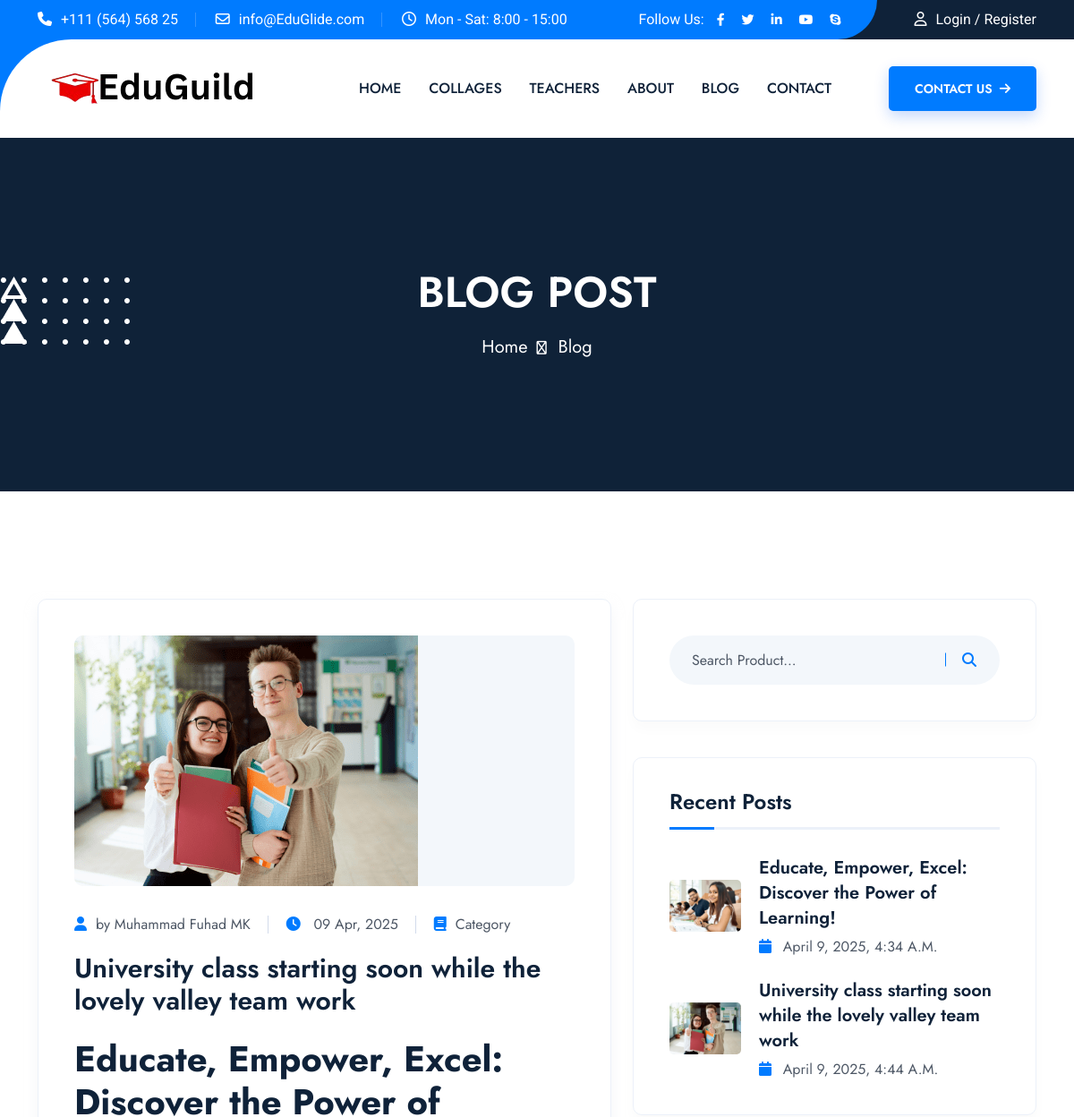
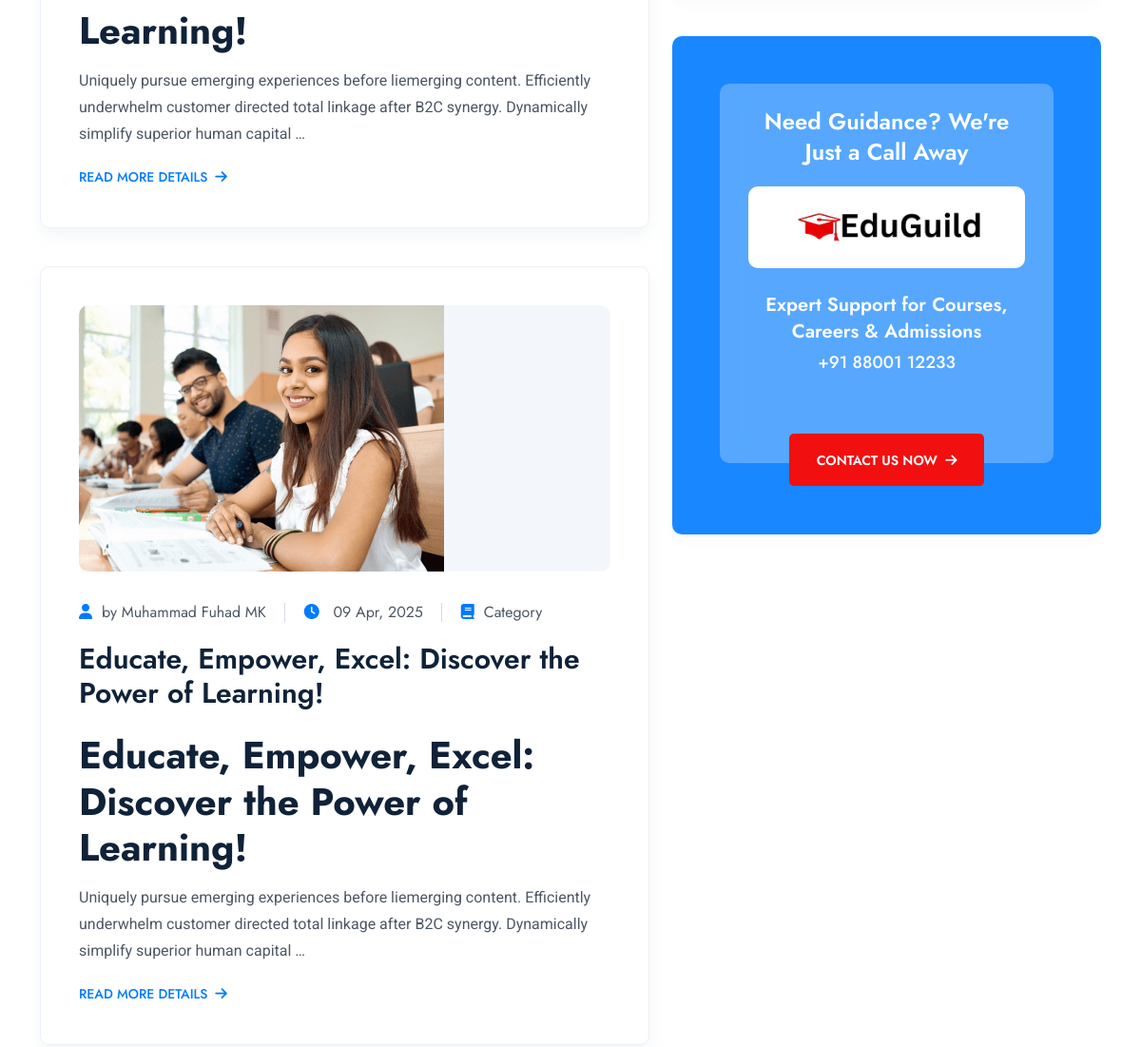
Page /blog/ (upper part) on the earlier database version (2 pictures, top to bottom).
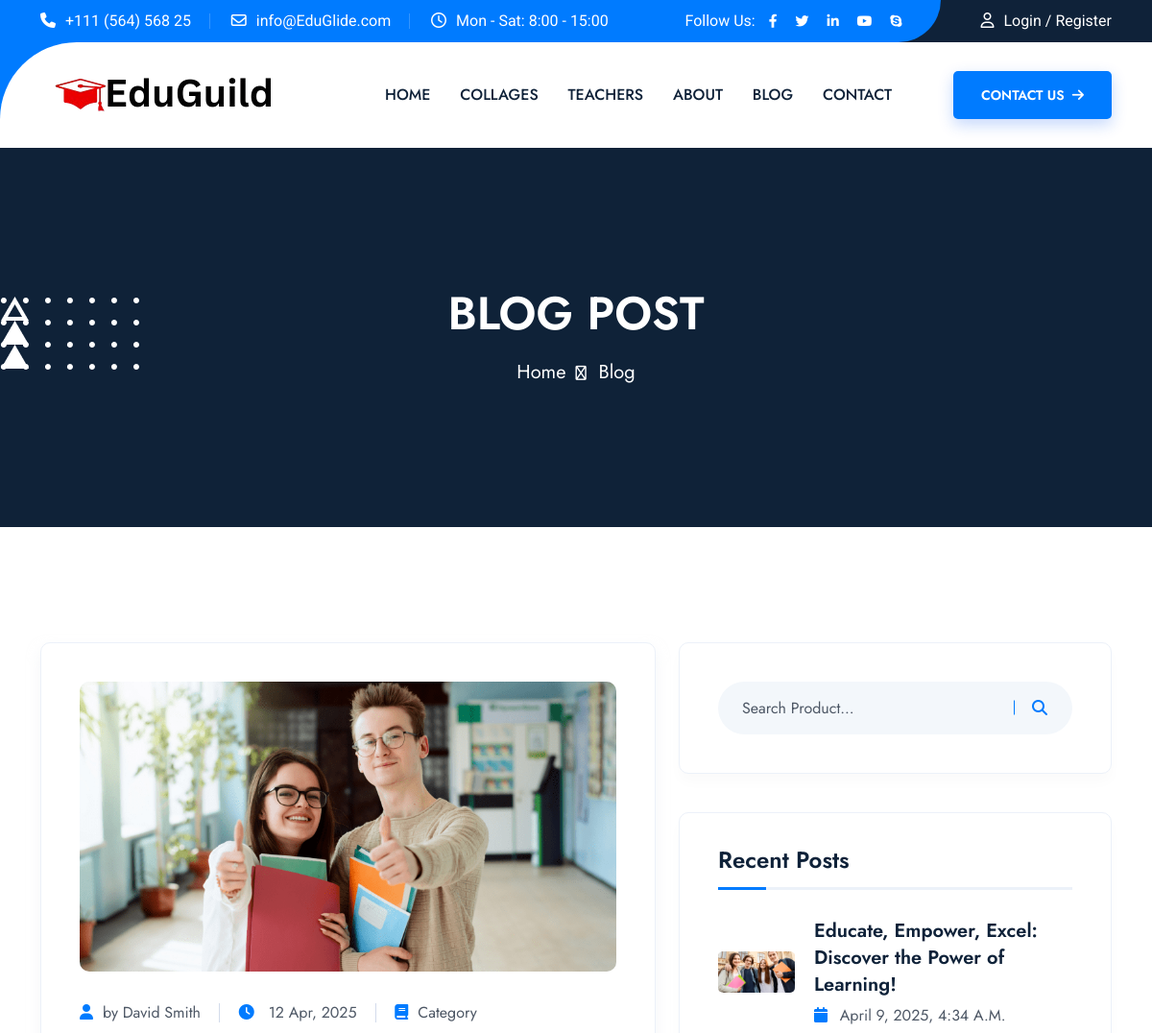
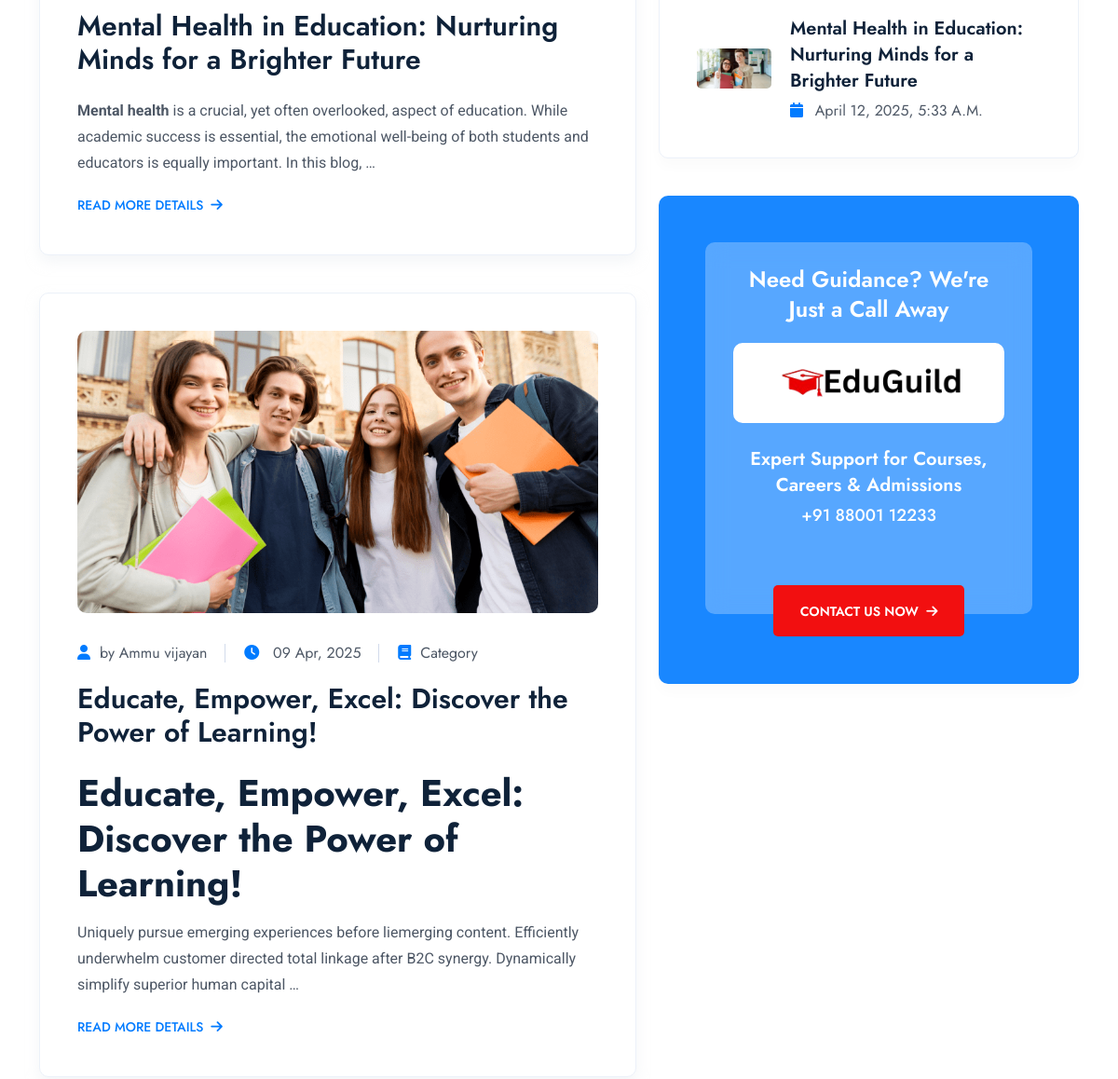
Same page on the later database version (2 pictures, top to bottom).
### collages/models.py (models this page shows, shortened)
class Blog(models.Model):
    author = models.CharField(max_length=100, help_text="Author of the blog post")
    title = models.CharField(max_length=200)
    slug = models.SlugField(max_length=200, unique=True, help_text="Unique URL-friendly identifier for the blog post")
    content = CKEditor5Field(config_name='extends')
    image = models.ImageField(upload_to='blogs/', blank=True, null=True)
    created_at = models.DateTimeField(auto_now_add=True)
    updated_at = models.DateTimeField(auto_now=True)
    class Meta:
        ordering = ['-created_at']
        verbose_name = 'Blog Post'
        verbose_name_plural = 'Blog Posts'

### admission_app/views.py (the view)
# urls.py: path('blog/', BlogListView.as_view(), name='blog'),
class BlogListView(ListView):
    model = Blog
    template_name = 'blog.html'
    context_object_name = 'blogs'
    paginate_by = 10
    def get_context_data(self, **kwargs):
        context = super().get_context_data(**kwargs)
        context['page_title'] = "Blogs"
        return context

### templates/blog.html (shortened to what this page needs)
<!doctype html>
{% load static %}
<html class="no-js" lang="zxx">
<head>
    <link rel="stylesheet" href="https://cdnjs.cloudflare.com/ajax/libs/font-awesome/6.4.0/css/all.min.css">
    <link rel="stylesheet" href="{% static 'assets/css/app.min.css' %}">
    <link rel="stylesheet" href="{% static 'assets/css/style.css' %}">
</head>
<body>
    {% include 'partials/header.html' %}
    <div class="breadcumb-wrapper" data-bg-src="{% static 'assets/img/bg/breadcumb-bg.jpg' %}" data-overlay="title"
        data-opacity="8">
        <div class="breadcumb-shape" data-bg-src="{% static 'assets/img/bg/breadcumb_shape_1_1.png' %}"></div>
        <div class="shape-mockup breadcumb-shape2 jump d-lg-block d-none" data-right="30px" data-bottom="30px"><img
                src="{% static 'assets/img/bg/breadcumb_shape_1_2.png' %}" alt="shape"></div>
        <div class="shape-mockup breadcumb-shape3 jump-reverse d-lg-block d-none" data-left="50px" data-bottom="80px">
            <img src="{% static 'assets/img/bg/breadcumb_shape_1_3.png' %}" alt="shape">
        </div>
        <div class="container">
            <div class="breadcumb-content text-center">
                <h1 class="breadcumb-title">Blog Post</h1>
                <ul class="breadcumb-menu">
                    <li><a href="{% url 'home' %}">Home</a></li>
                    <li>Blog</li>
                </ul>
            </div>
        </div>
    </div>
    <section class="th-blog-wrapper space-top space-extra2-bottom">
        <div class="container">
            <div class="row gx-40">
                <div class="col-xxl-8 col-lg-7">
                    {% for blog in blogs %}
                    <div class="th-blog blog-single has-post-thumbnail">
                        <div class="blog-img">
                            <a href="">
                                {% if blog.image %}
                                <img src="{{ blog.image.url }}" alt="{{ blog.title }}">
                                {% else %}
                                <img src="{% static 'assets/img/blog/default.jpg' %}" alt="Default Blog Image">
                                {% endif %}
                            </a>
                        </div>
                        <div class="blog-content">
                            <div class="blog-meta">
                                <a class="author" href="{% url 'blog_detail' blog.slug %}"><i
                                        class="fas fa-light fa-user"></i>by {{ blog.author }}</a>
                                <a href="{% url 'blog_detail' blog.slug %}"><i class="fas fa-light fa-clock"></i>
                                    {{ blog.created_at|date:"d M, Y" }}</a>
                                <a href="{% url 'blog_detail' blog.slug %}"><i
                                        class="fas fa-light fa-book"></i>Category</a>
                            </div>
                            <h2 class="blog-title">
                                <a href="">{{ blog.title }}</a>
                            </h2>
                            <p class="blog-text">{{ blog.content|safe|truncatewords_html:30 }}</p>
                            <a href="{% url 'blog_detail' blog.slug %}" class="link-btn">Read More Details<i
                                    class="fas fa-arrow-right ms-2"></i></a>
                        </div>
                    </div>
                    {% endfor %}
                </div>
                <div class="col-xxl-4 col-lg-5">
                    <aside class="sidebar-area">
                        <div class="widget widget_search">
                            <form class="search-form"><input type="text" placeholder="Search Product..."> <button
                                    type="submit"><i class="fas fa-search"></i></button></form>
                        </div>
                        <div class="widget">
                            <h3 class="widget_title">Recent Posts</h3>
                            <div class="recent-post-wrap">
                                {% for blog in blogs reversed %}
                                <div class="recent-post">
                                    <div class="media-img">
                                        <a href="">
                                            <img src="{{ blog.image.url }}" alt="Blog Image">
                                        </a>
                                    </div>
                                    <div class="media-body">
                                        <h4 class="post-title">
                                            <a class="text-inherit" href="{% url 'blog_detail' blog.slug %}">
                                                {{ blog.title }}</a>
                                        </h4>
                                        <div class="recent-post-meta">
                                            <a href="{% url 'blog_detail' blog.slug %}"><i class="fas fa-calendar"></i>
                                                {{ blog.created_at }}</a>
                                        </div>
                                    </div>
                                </div>
                                {% endfor %}
                            </div>
                        </div>
                        <div class="widget widget_banner" data-overlay="theme" data-opacity="9"
                            data-bg-src="{% static 'assets/img/widget/widget-banner-bg.png' %}">
                            <div class="widget-banner text-center">
                                <h4 class="title">Need Guidance? We're Just a Call Away</h4>
                                <div class="logo">
                                    <img src="{% static 'assets/img/logo-black.png' %}" alt="EduGuild Logo">
                                </div>
                                <h5 class="subtitle">Expert Support for Courses, Careers & Admissions</h5>
                                <a href="tel:+918800112233" class="link">+91 88001 12233</a>
                                <a href="{% url 'contact' %}" class="th-btn style7 mt-2">Contact Us Now <i
                                        class="fas fa-arrow-right ms-1"></i></a>
                            </div>
                        </div>
                    </aside>
                </div>
            </div>
        </div>
    </section>
</body>
</html>

### templates/partials/header.html (shortened to what this page needs)
{% load static %}
{% block header %}
<header class="th-header header-layout1">
    <div class="header-top">
        <div class="container">
            <div class="row justify-content-center justify-content-lg-between align-items-center gy-2">
                <div class="col-auto d-none d-lg-block">
                    <div class="header-links">
                        <ul>
                            <li><i class="fas fa-phone"></i><a href="tel:+11156456825">+111 (564) 568 25</a></li>
                            <li class="d-none d-xl-inline-block"><i class="far fa-envelope"></i><a
                                    href="mailto:info@Edura.com">info@EduGlide.com</a></li>
                            <li><i class="far fa-clock"></i>Mon - Sat: 8:00 - 15:00</li>
                        </ul>
                    </div>
                </div>
                <div class="col-auto">
                    <div class="header-links header-right">
                        <ul>
                            <li>
                                <div class="header-social">
                                    <span class="social-title">Follow Us:</span>
                                    <a href="https://www.facebook.com/">
                                        <i class="fab fa-facebook-f"></i>
                                    </a>
                                    <a href="https://www.twitter.com/">
                                        <i class="fab fa-twitter"></i>
                                    </a>
                                    <a href="https://www.linkedin.com/">
                                        <i class="fab fa-linkedin-in"></i>
                                    </a>
                                    <a href="https://www.youtube.com/">
                                        <i class="fab fa-youtube"></i>
                                    </a>
                                    <a href="https://www.instagram.com/">
                                        <i class="fab fa-skype"></i>
                                    </a>
                                </div>
                            </li>
                            <li class="d-none d-lg-inline-block"><i class="far fa-user"></i><a href = "{% url 'contact' %}">Login
                                    / Register</a></li>
                        </ul>
                    </div>
                </div>
            </div>
        </div>
    </div>
    <div class="sticky-wrapper">
        <div class="menu-area">
            <div class="container">
                <div class="row align-items-center justify-content-between">
                    <div class="col-auto">
                        <div class="header-logo">
                            <a href = "{% url 'home' %}">
                                <img src="{% static 'assets/img/logo-black.png' %}" alt="Edura">
                            </a>
                        </div>
                    </div>
                    <div class="col-auto">
                        <div class="row">
                            <div class="col-auto">
                                <nav class="main-menu d-none d-lg-inline-block">
                                    <ul>
                                        <li>
                                            <a href="{% url 'home' %}">Home</a>
                                        </li>
                                        <li>
                                            <a href="{% url 'colleges' %}">Collages</a>
                                        </li>
                                        <li>
                                            <a href="#">Teachers</a>
                                        </li>
                                        <li>
                                            <a href="{% url 'about' %}">About</a>
                                        </li>
                                        <li>
                                            <a href="{% url 'blog' %}">Blog</a>
                                        </li>
                                        <li>
                                            <a href="{% url 'contact' %}">Contact</a>
                                        </li>
                                    </ul>
                                </nav>
                            </div>
                            <div class="col-auto d-none d-xl-block">
                                <div class="header-button">
                                    <a href = "{% url 'contact' %}" class="th-btn ml-25">Contact Us <i
                                            class="fa fa-arrow-right ms-1"></i></a>
                                </div>
                            </div>
                        </div>
                    </div>
                </div>
            </div>
        </div>
    </div>
</header>
{% endblock %}

### templates/partials/footer.html (shortened to what this page needs)
{% load static %}

Differences in the rows shown:
removed Blog: image (picture), author "Muhammad Fuhad MK", created_at "09 Apr, 2025", title "University class starting soon while the lovely valley team work", content "Educate, Empower, Excel: Discover the Power of Learning! Uniquely pursue emerging experiences before liemerging content. Efficiently underwhelm customer directed total linkage after B2C synergy. Dynamically simplify superior human capital …", created_at "April 9, 2025, 4:44 A.m."
added Blog: image (picture), author "David Smith", created_at "12 Apr, 2025", title "Mental Health in Education: Nurturing Minds for a Brighter Future", content "Mental health is a crucial, yet often overlooked, aspect of education. While academic success is essential, the emotional well-being of both students and educators is equally important. In this blog, …", created_at "April 12, 2025, 5:33 A.m."
changed Blog "Educate, Empower, Excel: Discover the Power of Learning!": image: a different picture; author "Muhammad Fuhad MK" → "Ammu vijayan"
